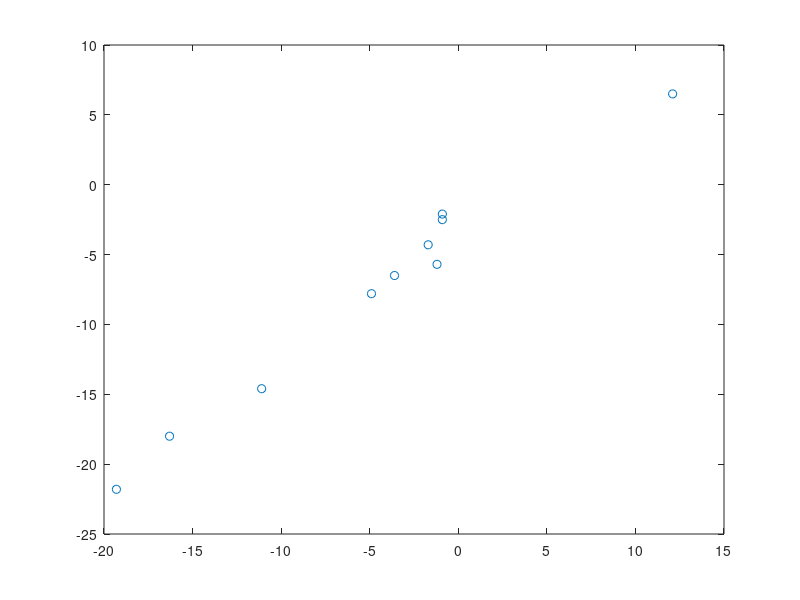

Reproduce this figure in MATLAB. (Note: this script raises an error after producing the figure.)
clear all 
close all
IRIS = [-3.6, 12.1, -0.9, -0.9, -11.1, -1.7, -1.2, -4.9, -16.3, -19.3];
IRMS = [-6.5, 6.5, -2.1, -2.5, -14.6, -4.3, -5.7, -7.8, -18.0, -21.8];

figure(1)
plot(IRIS, IRMS, 'o')
plotregression(IRIS,IRMS,'Regression')